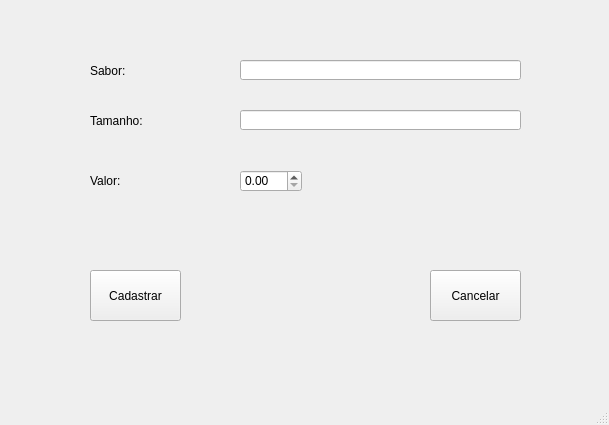
<?xml version="1.0" encoding="UTF-8"?>
<ui version="4.0">
 <class>tela_venda</class>
 <widget class="QMainWindow" name="tela_venda">
  <property name="geometry">
   <rect>
    <x>0</x>
    <y>0</y>
    <width>609</width>
    <height>425</height>
   </rect>
  </property>
  <property name="windowTitle">
   <string>Pizzaria e Lanchonete Pai e Filho</string>
  </property>
  <widget class="QWidget" name="centralwidget">
   <widget class="QLabel" name="sabor_label">
    <property name="geometry">
     <rect>
      <x>90</x>
      <y>50</y>
      <width>81</width>
      <height>41</height>
     </rect>
    </property>
    <property name="styleSheet">
     <string notr="true">font: 75 12pt &quot;MS Shell Dlg 2&quot;;</string>
    </property>
    <property name="text">
     <string>Sabor:</string>
    </property>
   </widget>
   <widget class="QLineEdit" name="venda_tamanho_text">
    <property name="geometry">
     <rect>
      <x>240</x>
      <y>110</y>
      <width>281</width>
      <height>20</height>
     </rect>
    </property>
   </widget>
   <widget class="QLabel" name="valor_label">
    <property name="geometry">
     <rect>
      <x>90</x>
      <y>160</y>
      <width>81</width>
      <height>41</height>
     </rect>
    </property>
    <property name="styleSheet">
     <string notr="true">font: 75 12pt &quot;MS Shell Dlg 2&quot;;</string>
    </property>
    <property name="text">
     <string>Valor:</string>
    </property>
   </widget>
   <widget class="QPushButton" name="pushButton_cancelar">
    <property name="geometry">
     <rect>
      <x>430</x>
      <y>270</y>
      <width>91</width>
      <height>51</height>
     </rect>
    </property>
    <property name="text">
     <string>Cancelar</string>
    </property>
   </widget>
   <widget class="QLabel" name="tamanho_label">
    <property name="geometry">
     <rect>
      <x>90</x>
      <y>100</y>
      <width>81</width>
      <height>41</height>
     </rect>
    </property>
    <property name="styleSheet">
     <string notr="true">font: 75 12pt &quot;MS Shell Dlg 2&quot;;</string>
    </property>
    <property name="text">
     <string>Tamanho:</string>
    </property>
   </widget>
   <widget class="QLineEdit" name="venda_sabor_text">
    <property name="geometry">
     <rect>
      <x>240</x>
      <y>60</y>
      <width>281</width>
      <height>20</height>
     </rect>
    </property>
   </widget>
   <widget class="QPushButton" name="pushButton_cadastrar">
    <property name="geometry">
     <rect>
      <x>90</x>
      <y>270</y>
      <width>91</width>
      <height>51</height>
     </rect>
    </property>
    <property name="text">
     <string>Cadastrar</string>
    </property>
   </widget>
   <widget class="QDoubleSpinBox" name="valor_text">
    <property name="geometry">
     <rect>
      <x>240</x>
      <y>170</y>
      <width>62</width>
      <height>22</height>
     </rect>
    </property>
   </widget>
  </widget>
  <widget class="QMenuBar" name="menubar">
   <property name="geometry">
    <rect>
     <x>0</x>
     <y>0</y>
     <width>609</width>
     <height>21</height>
    </rect>
   </property>
  </widget>
  <widget class="QStatusBar" name="statusbar"/>
 </widget>
 <resources/>
 <connections/>
</ui>
